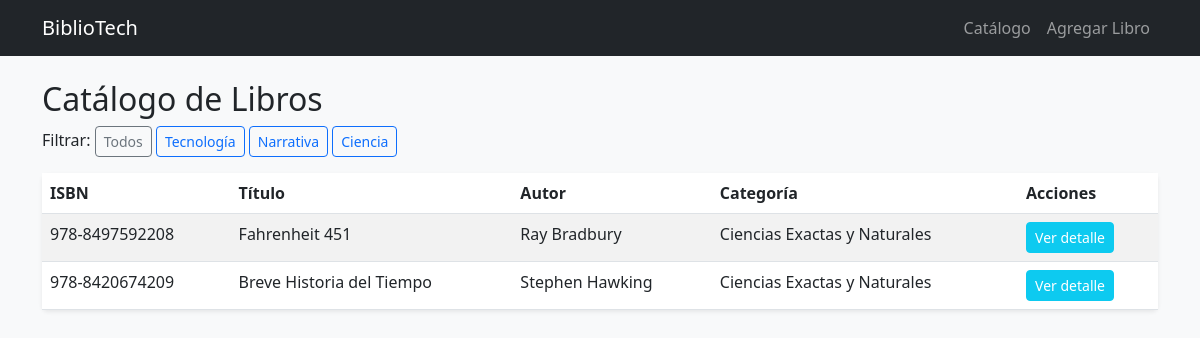
/categoria/CIENCIA/, run on the app's committed database.
### biblioteca/models.py (models this page shows, shortened)
class Libro(models.Model):
    CATEGORIAS = [
        ('TECNOLOGIA', 'Tecnología e Informática'),
        ('NARRATIVA', 'Narrativa y Literatura'),
        ('CIENCIA', 'Ciencias Exactas y Naturales'),
        ('HISTORIA', 'Historia y Ciencias Sociales'),
    ]
    isbn = models.CharField(max_length=20, unique=True, verbose_name='ISBN')
    titulo = models.CharField(max_length=150, verbose_name='Título del Libro')
    autor = models.CharField(max_length=100, verbose_name='Autor')
    categoria = models.CharField(max_length=50, choices=CATEGORIAS, verbose_name='Categoría')
    precio_prestamo = models.IntegerField(verbose_name='Precio Préstamo ($ CLP)')
    stock_copias = models.IntegerField(verbose_name='Copias Disponibles')
    disponible = models.BooleanField(default=True, verbose_name='Disponible')
    fecha_publicacion = models.DateField(verbose_name='Fecha de Publicación')

### biblioteca/views.py (the view)
# urls.py: path('categoria/<str:cat>/', views.libros_por_categoria, name='libros_por_categoria'),
def libros_por_categoria(request, cat):
    libros = Libro.objects.filter(categoria=cat)
    return render(request, 'biblioteca/lista_libros.html', {'libros': libros, 'categoria_actual': cat})

### biblioteca/templates/biblioteca/lista_libros.html
{% extends 'biblioteca/base.html' %}
{% block content %}
<h2>Catálogo de Libros</h2>
<div class="mb-3">
    <span>Filtrar: </span>
    <a href="{% url 'lista_libros' %}" class="btn btn-sm btn-outline-secondary">Todos</a>
    <a href="{% url 'libros_por_categoria' 'TECNOLOGIA' %}" class="btn btn-sm btn-outline-primary">Tecnología</a>
    <a href="{% url 'libros_por_categoria' 'NARRATIVA' %}" class="btn btn-sm btn-outline-primary">Narrativa</a>
    <a href="{% url 'libros_por_categoria' 'CIENCIA' %}" class="btn btn-sm btn-outline-primary">Ciencia</a>
</div>
<table class="table table-striped table-hover bg-white rounded shadow-sm">
    <thead>
        <tr>
            <th>ISBN</th><th>Título</th><th>Autor</th><th>Categoría</th><th>Acciones</th>
        </tr>
    </thead>
    <tbody>
        {% for libro in libros %}
        <tr>
            <td>{{ libro.isbn }}</td>
            <td>{{ libro.titulo }}</td>
            <td>{{ libro.autor }}</td>
            <td>{{ libro.get_categoria_display }}</td>
            <td><a href="{% url 'detalle_libro' libro.id %}" class="btn btn-sm btn-info text-white">Ver detalle</a></td>
        </tr>
        {% empty %}
        <tr><td colspan="5">No hay libros registrados.</td></tr>
        {% endfor %}
    </tbody>
</table>
{% endblock %}

### data on the page
Libro: isbn "978-8497592208", titulo "Fahrenheit 451", autor "Ray Bradbury", categoria "Ciencias Exactas y Naturales"
Libro: isbn "978-8420674209", titulo "Breve Historia del Tiempo", autor "Stephen Hawking", categoria "Ciencias Exactas y Naturales"
